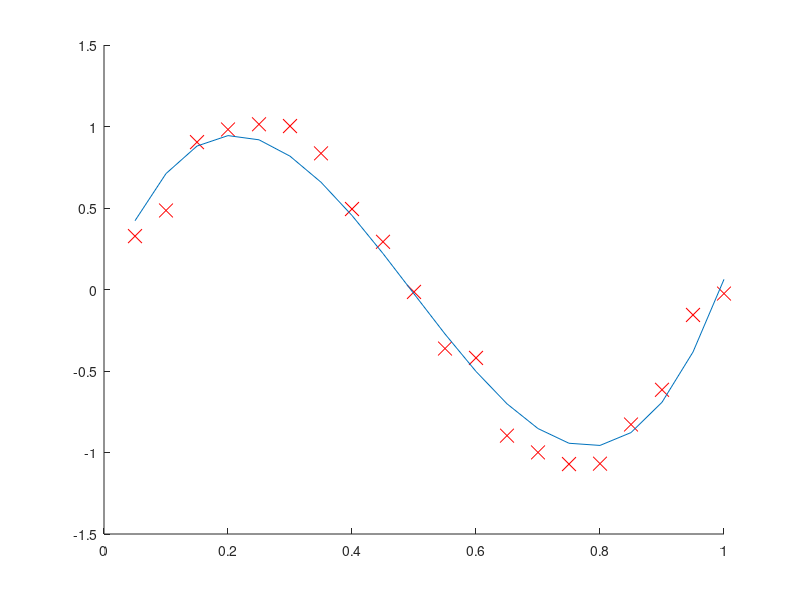

Recreate this plot in MATLAB.
clear ; close all; clc

data = load('data.txt');
X = data(:, 1);
y = data(:, 2);
n = length(y);
figure;hold on
plot(X,y,'rx','MarkerSize',10);
% Print out some data points
M = 3;
tmp = X;

for i=2:M
	X = [X,X(:,1).^i];
end 
X = [ones(n, 1) X];
alpha = 0.01;
num_iters = 100000;
theta = zeros(M + 1, 1);
m = length(y);
for i=1:num_iters
   z = X' * (X*theta -y);
   theta = theta - alpha * z;
end

plot(tmp, X*theta);





